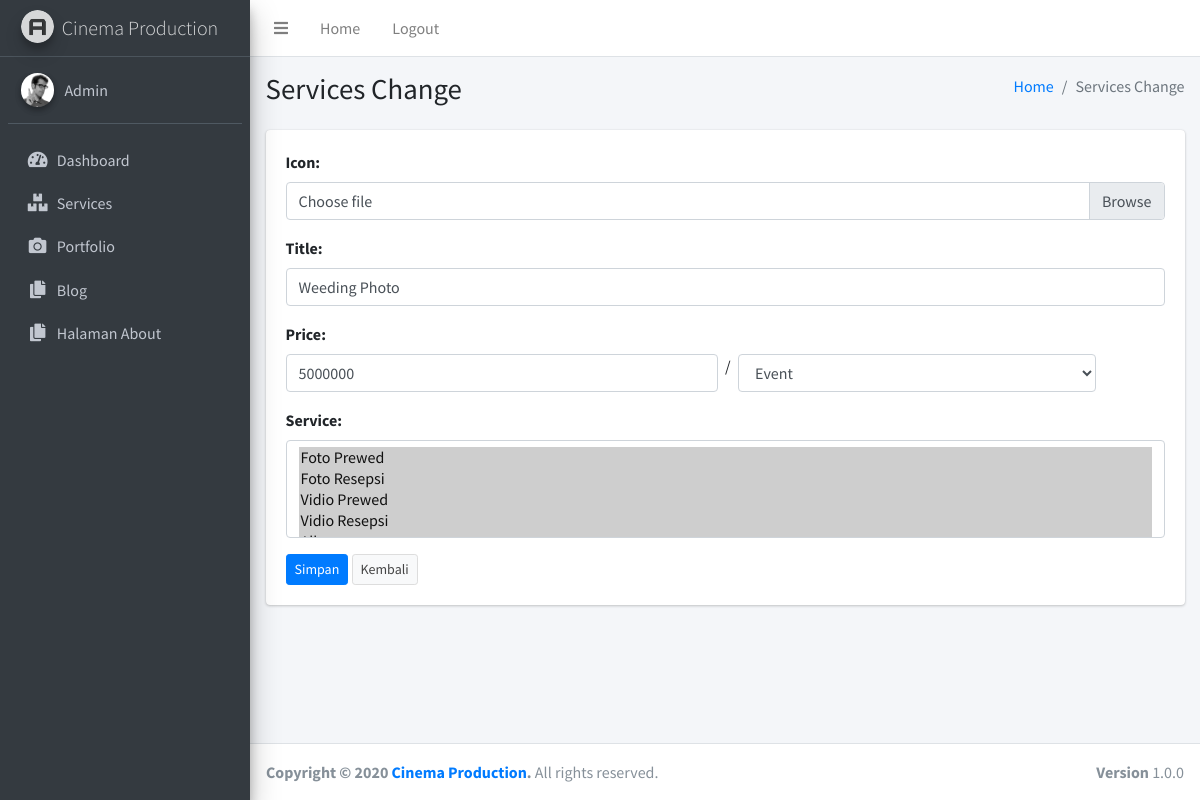
Page /admin/index.php?halaman=services_change&id=2 (signed in) on the committed database.
### tables this page shows
CREATE TABLE `services` (
  `id` int(11) NOT NULL,
  `title` varchar(50) NOT NULL,
  `price` int(15) NOT NULL,
  `price_alt` varchar(50) NOT NULL,
  `content` varchar(255) NOT NULL,
  `icon` varchar(100) NOT NULL
);

### admin/services_change.php (the view, shortened to what this page needs)
<?php
    $result=$koneksi->query("SELECT * FROM services WHERE id='$_GET[id]'");
    $data=$result->fetch_assoc();
?>
<section class="content">
    <div class="container-fluid">
        <div class="card">
            <div class="card-body">
                <form method="post" enctype="multipart/form-data">
                    <div class="form-group">
                        <label for="customFile">Icon:</label>
                        <div class="custom-file">
                            <label class="custom-file-label" for="customFile">Choose file</label>
                        </div>
                    </div>
                    <div class="form-group">
                        <label for="title">Title:</label>
                        <input type="text" class="form-control" name="title" id="title" value="<?php echo $data['title']; ?>" placeholder="Title">
                    </div>
                    <div class="form-group">
                        <label for="price">Price:</label>
                        <div class="row">
                            <div class="col-md-6">
                                <input type="number" class="form-control" name="price" id="price" value="<?php echo $data['price']; ?>" placeholder="Price">
                            </div>
                            /
                            <div class="col-md-5">
                                <select class="form-control" name="price_alt" id="price_alt">
                                    <?php
                                    $service = ['event','orang','foto'];
                                    foreach ($service as $key => $value) { ?>
                                    <option value="<?php echo $value; ?>" <?php echo ($value == $data['price_alt']) ? "selected" : "";?>><?php echo ucwords($value); ?></option>
                                    <?php }; ?>
                                </select>
                            </div>
                        </div>
                    </div>
                    <div class="form-group">
                        <label for="tag">Service:</label>
                        <select class="form-control" name="service[]" id="tag-blog" multiple="multiple">
                            <?php
                                $content=$koneksi->query("SELECT content FROM services GROUP BY content");
                                while($result = $content->fetch_assoc()){
                                    $services = unserialize($result['content']);
                                    foreach ($services as $key => $value) {
                                        $services1 = unserialize($data['content']);
                            ?>
                            <option value="<?php echo $value; ?>"
                            <?php
                            foreach ($services1 as $key1 => $value1) {
                                echo ($value == $value1) ? "selected" : "";
                            }
                            ?>
                            ><?php echo ucwords($value); ?></option>
                            <?php }} ?>
                        </select>
                    </div>
                    <button name="save" class="btn btn-sm btn-primary">Simpan</button>
                    <a href="index.php?halaman=services" class="btn btn-sm btn-default">Kembali</a>
                </form>
            </div>
        </div>
    </div>
</section>

### rows in the picture
services: title "Weeding Photo", price "5000000", price_alt "Event", content "Foto Prewed ☑ / Foto Resepsi ☑ / Vidio Prewed ☑ / Vidio Resepsi ☑"

### other values in the picture
$_SESSION['username'] "Admin"
str_replace('_', ' ', $_GET['halaman']) "Services Change"
